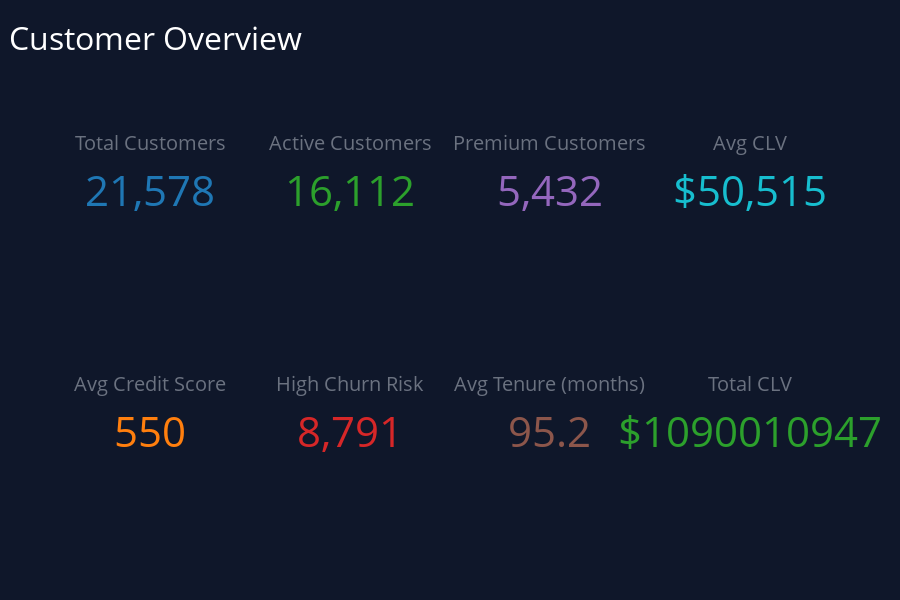

Here is the notebook cell this chart was saved with:
### Markdown cell above
### Customer Overview KPI Cards

### Code cell
kpi_overview_customer_cards_query = "SELECT * FROM gold.analytics_customer_overview"
kpi_overview_customer_cards_df = fetch_data(kpi_overview_customer_cards_query)
df = kpi_overview_customer_cards_df.iloc[0]

fig = make_subplots(
    rows=2, cols=4,
    specs=[[{"type": "indicator"}] * 4] * 2,
    vertical_spacing=0.15,
    horizontal_spacing=0.08
)

kpis = [
    ("Total Customers", df.total_customers, "", "#1f77b4", ","),
    ("Active Customers", df.active_customers, "", "#2ca02c", ","),
    ("Premium Customers", df.premium_customers, "", "#9467bd", ","),
    ("Avg CLV", df.avg_customer_lifetime_value, "$", "#17becf", ",.0f"),

    ("Avg Credit Score", df.avg_credit_score, "", "#ff7f0e", ",.0f"),
    ("High Churn Risk", df.high_churn_risk_customers, "", "#d62728", ","),
    ("Avg Tenure (months)", df.avg_tenure_months, "", "#8c564b", ",.1f"),
    ("Total CLV", df.total_customer_lifetime_value, "$", "#2ca02c", " ,.0f")
]

positions = [(1,1),(1,2),(1,3),(1,4),(2,1),(2,2),(2,3),(2,4)]

for (title, value, suffix, color, fmt), (r,c) in zip(kpis, positions):
    fig.add_trace(
        go.Indicator(
            mode="number",
            value=value,
            title={
                "text": f"<span style='font-size:20px;color:#6b7280'>{title}</span>"
            },
            number={
                "prefix": suffix,
                "valueformat": fmt,
                "font": {"size": 42, "color": color}
            }
        ),
        row=r, col=c
    )

fig.update_layout(
    title={
        "text": "Customer Overview",
        "x": 0.01,
        "font": {"size": 32}
    },
    height=600,
    paper_bgcolor="#0f172a",
    plot_bgcolor="#0f172a",
    title_font_color="white",
    margin=dict(t=100, l=80, r=80, b=80),
    showlegend=False
)

fig.show()

### Figure 1 — Plotly figure (JSON) as saved in the notebook; plotly's stock layout.template omitted (floating-point values rounded to 4 significant figures)
{"data": [{"domain": {"x": [0, 0.19], "y": [0.575, 1]}, "mode": "number", "number": {"font": {"color": "#1f77b4", "size": 42}, "prefix": "", "valueformat": ","}, "title": {"text": "<span style='font-size:20px;color:#6b7280'>Total Customers</span>"}, "type": "indicator", "value": 21578}, {"domain": {"x": [0.27, 0.46], "y": [0.575, 1]}, "mode": "number", "number": {"font": {"color": "#2ca02c", "size": 42}, "prefix": "", "valueformat": ","}, "title": {"text": "<span style='font-size:20px;color:#6b7280'>Active Customers</span>"}, "type": "indicator", "value": 16112}, {"domain": {"x": [0.54, 0.73], "y": [0.575, 1]}, "mode": "number", "number": {"font": {"color": "#9467bd", "size": 42}, "prefix": "", "valueformat": ","}, "title": {"text": "<span style='font-size:20px;color:#6b7280'>Premium Customers</span>"}, "type": "indicator", "value": 5432}, {"domain": {"x": [0.81, 1], "y": [0.575, 1]}, "mode": "number", "number": {"font": {"color": "#17becf", "size": 42}, "prefix": "$", "valueformat": ",.0f"}, "title": {"text": "<span style='font-size:20px;color:#6b7280'>Avg CLV</span>"}, "type": "indicator", "value": 50510.0}, {"domain": {"x": [0, 0.19], "y": [0, 0.425]}, "mode": "number", "number": {"font": {"color": "#ff7f0e", "size": 42}, "prefix": "", "valueformat": ",.0f"}, "title": {"text": "<span style='font-size:20px;color:#6b7280'>Avg Credit Score</span>"}, "type": "indicator", "value": 550}, {"domain": {"x": [0.27, 0.46], "y": [0, 0.425]}, "mode": "number", "number": {"font": {"color": "#d62728", "size": 42}, "prefix": "", "valueformat": ","}, "title": {"text": "<span style='font-size:20px;color:#6b7280'>High Churn Risk</span>"}, "type": "indicator", "value": 8791}, {"domain": {"x": [0.54, 0.73], "y": [0, 0.425]}, "mode": "number", "number": {"font": {"color": "#8c564b", "size": 42}, "prefix": "", "valueformat": ",.1f"}, "title": {"text": "<span style='font-size:20px;color:#6b7280'>Avg Tenure (months)</span>"}, "type": "indicator", "value": 95.2}, {"domain": {"x": [0.81, 1], "y": [0, 0.425]}, "mode": "number", "number": {"font": {"color": "#2ca02c", "size": 42}, "prefix": "$", "valueformat": " ,.0f"}, "title": {"text": "<span style='font-size:20px;color:#6b7280'>Total CLV</span>"}, "type": "indicator", "value": 1090010947}], "layout": {"height": 600, "margin": {"b": 80, "l": 80, "r": 80, "t": 100}, "paper_bgcolor": "#0f172a", "plot_bgcolor": "#0f172a", "showlegend": false, "title": {"font": {"color": "white", "size": 32}, "text": "Customer Overview", "x": 0.01}}}
